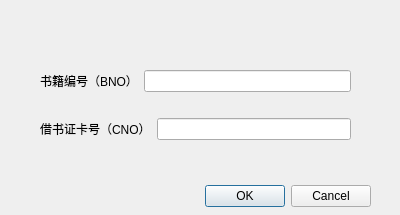
<?xml version="1.0" encoding="UTF-8"?>
<ui version="4.0">
 <class>borrow_dialog</class>
 <widget class="QDialog" name="borrow_dialog">
  <property name="geometry">
   <rect>
    <x>0</x>
    <y>0</y>
    <width>400</width>
    <height>215</height>
   </rect>
  </property>
  <property name="windowTitle">
   <string>Dialog</string>
  </property>
  <widget class="QDialogButtonBox" name="buttonBox">
   <property name="geometry">
    <rect>
     <x>30</x>
     <y>180</y>
     <width>341</width>
     <height>32</height>
    </rect>
   </property>
   <property name="orientation">
    <enum>Qt::Horizontal</enum>
   </property>
   <property name="standardButtons">
    <set>QDialogButtonBox::Cancel|QDialogButtonBox::Ok</set>
   </property>
  </widget>
  <widget class="QWidget" name="layoutWidget">
   <property name="geometry">
    <rect>
     <x>40</x>
     <y>50</y>
     <width>311</width>
     <height>111</height>
    </rect>
   </property>
   <layout class="QVBoxLayout" name="verticalLayout_2">
    <item>
     <layout class="QHBoxLayout" name="horizontalLayout">
      <item>
       <widget class="QLabel" name="label">
        <property name="text">
         <string>书籍编号（BNO）</string>
        </property>
       </widget>
      </item>
      <item>
       <widget class="QLineEdit" name="bno_info"/>
      </item>
     </layout>
    </item>
    <item>
     <layout class="QHBoxLayout" name="horizontalLayout_2">
      <item>
       <widget class="QLabel" name="label_2">
        <property name="text">
         <string>借书证卡号（CNO）</string>
        </property>
       </widget>
      </item>
      <item>
       <widget class="QLineEdit" name="cno_info"/>
      </item>
     </layout>
    </item>
   </layout>
  </widget>
  <zorder>layoutWidget</zorder>
  <zorder>buttonBox</zorder>
 </widget>
 <resources/>
 <connections>
  <connection>
   <sender>buttonBox</sender>
   <signal>accepted()</signal>
   <receiver>borrow_dialog</receiver>
   <slot>accept()</slot>
   <hints>
    <hint type="sourcelabel">
     <x>248</x>
     <y>254</y>
    </hint>
    <hint type="destinationlabel">
     <x>157</x>
     <y>274</y>
    </hint>
   </hints>
  </connection>
  <connection>
   <sender>buttonBox</sender>
   <signal>rejected()</signal>
   <receiver>borrow_dialog</receiver>
   <slot>reject()</slot>
   <hints>
    <hint type="sourcelabel">
     <x>316</x>
     <y>260</y>
    </hint>
    <hint type="destinationlabel">
     <x>286</x>
     <y>274</y>
    </hint>
   </hints>
  </connection>
 </connections>
</ui>
